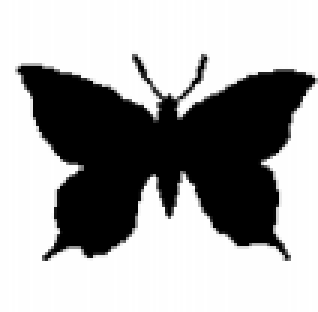
#> input picture Data/butterfly.png, 106 x 104 px (shown 3 times larger)
$ python MSTDriver.py Data/butterfly.png
#> lines starting #> are read from the running program, lines starting #| are printed output that depends on the picture; after the words box and inside, x2 and y2 are one past the last pixel; in counts of white or black regions, pixels touching at a corner belong together
### MorphologicalSkeletonTransform.py
'''
Created on Feb 22, 2019

@author: daniel
'''

import numpy as np
import cv2

class MorphologicalSkeletonTransform():

    def computeSkeletonSubsets(self, X, B):
        S = []
        X_n = X
        while np.count_nonzero(X_n) > 0:
            X_prev = X_n
            X_n = cv2.erode(X_n, B)
            S_n = X_prev - cv2.dilate(X_n, B)
            S.append(S_n)
        return S

    def reconstructImage(self, S, X, B):
        X_reconstructed = np.zeros_like(X, dtype = np.uint8)
        reconstructions = []
        components = []
        for n,s in enumerate(S):
            component = cv2.dilate(s, B, iterations = n)
            X_reconstructed = np.logical_or(X_reconstructed, component)
            components.append(component)
            reconstructions.append(X_reconstructed)
        return (components, reconstructions)


### MSTDriver.py
'''
Created on Feb 22, 2019

@author: daniel
'''
from MorphologicalSkeletonTransform import MorphologicalSkeletonTransform
import sys
import cv2
import numpy as np
import matplotlib.pyplot as plt
import cv2

def main():
    B = cv2.getStructuringElement(cv2.MORPH_CROSS, (5,5))
    plt.imshow(B)
    plt.gray()
    plt.title("Structuring Element")
    plt.show()
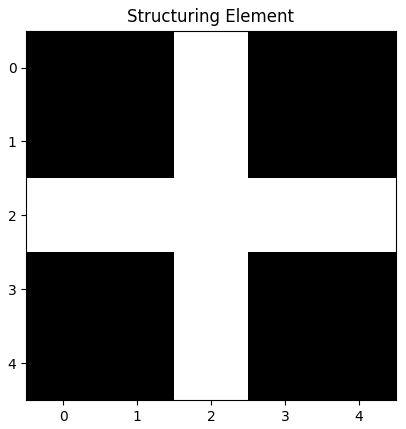
#> figure drawn by matplotlib, 1 panel
    mst = MorphologicalSkeletonTransform()
    if len(sys.argv[1:]) == 0:
        sys.argv[1:] = ["Data/deer.png", "Data/dog.png", "Data/butterfly.png", "Data/lamp.png", "Data/fish.png"]


    imgs = []
    for arg in sys.argv[1:]:
        imgs.append(cv2.imread(arg))
    for X in imgs:

        ## preprocessing step...
        X = np.bitwise_not(X)
        X = cv2.cvtColor(X, cv2.COLOR_BGR2GRAY)
        _,X = cv2.threshold(X, 0, 255, cv2.THRESH_OTSU)
        #X = X >= threshold_global_otsu

        S = mst.computeSkeletonSubsets(X, B)

        fig = plt.figure()
        plt.gray()
        fig.add_subplot(1, len(S) + 1, 1)
        plt.imshow(X)
        plt.title("Original Image")
        plt.axis('off')
        for i,s in enumerate(S):
            fig.add_subplot(1,len(S)+1,i+2)
            plt.imshow(s)
            plt.title("$S_{" + str(i) + "}$")
            plt.axis('off')
        plt.show()

        (components, reconstructions) = mst.reconstructImage(S, X, B)


        fig = plt.figure()
        plt.gray()
        fig.add_subplot(1, len(components) + 1, 1)
        plt.imshow(X)
        plt.title("Original Image")
        plt.axis('off')

        for n,component in enumerate(components):
            fig.add_subplot(1,len(components)+1,n+2)
            title = "$S_{" + str(n) + "}"

            if n > 1:
                    title = title + "\oplus " + str(n) + "B"
            else:
                title = title + "\oplus B"
            title = title + "$"
            plt.imshow(component)
            plt.title(title)
            plt.axis('off')
        plt.show()

        fig = plt.figure()
        fig.add_subplot(121)
        plt.imshow(X)
        plt.title('Original Image')
        plt.axis('off')
        fig.add_subplot(122)
        plt.imshow(reconstructions[-1])
        plt.title('Reconstruction')
        plt.axis('off')
        plt.show()
#> this loop made 1 pass
#> pass 1, in main, `X = np.bitwise_not(X)`:
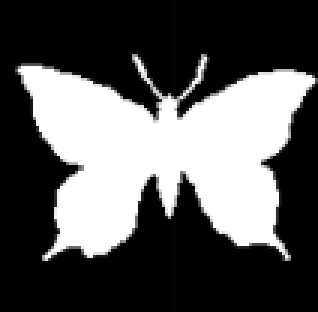
#> X: shape (104, 106, 3) (shown 3 times larger); min 0, max 255, mean 88.4
#> pass 1, in main, `_,X = cv2.threshold(X, 0, 255, cv2.THRESH_OTSU)`:
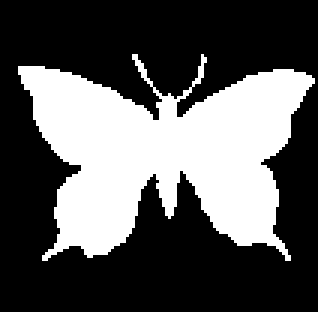
#> X: shape (104, 106) (shown 3 times larger); 34.5% white; 1 white region, box (x1, y1, x2, y2) and area: (6, 18, 105, 87) 3799
#> pass 1, in main, `plt.show()`:
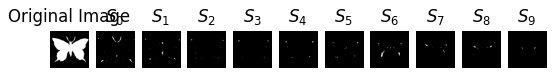
#> figure drawn by matplotlib, 11 panels
#> pass 1, in main, `plt.show()`:
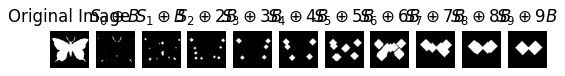
#> figure drawn by matplotlib, 11 panels
#> pass 1, in main, `plt.show()`:
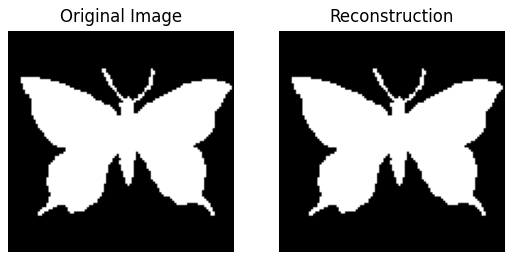
#> figure drawn by matplotlib, 2 panels


if __name__ == "__main__":
    main()
    exit()
#> (the program exits here)
